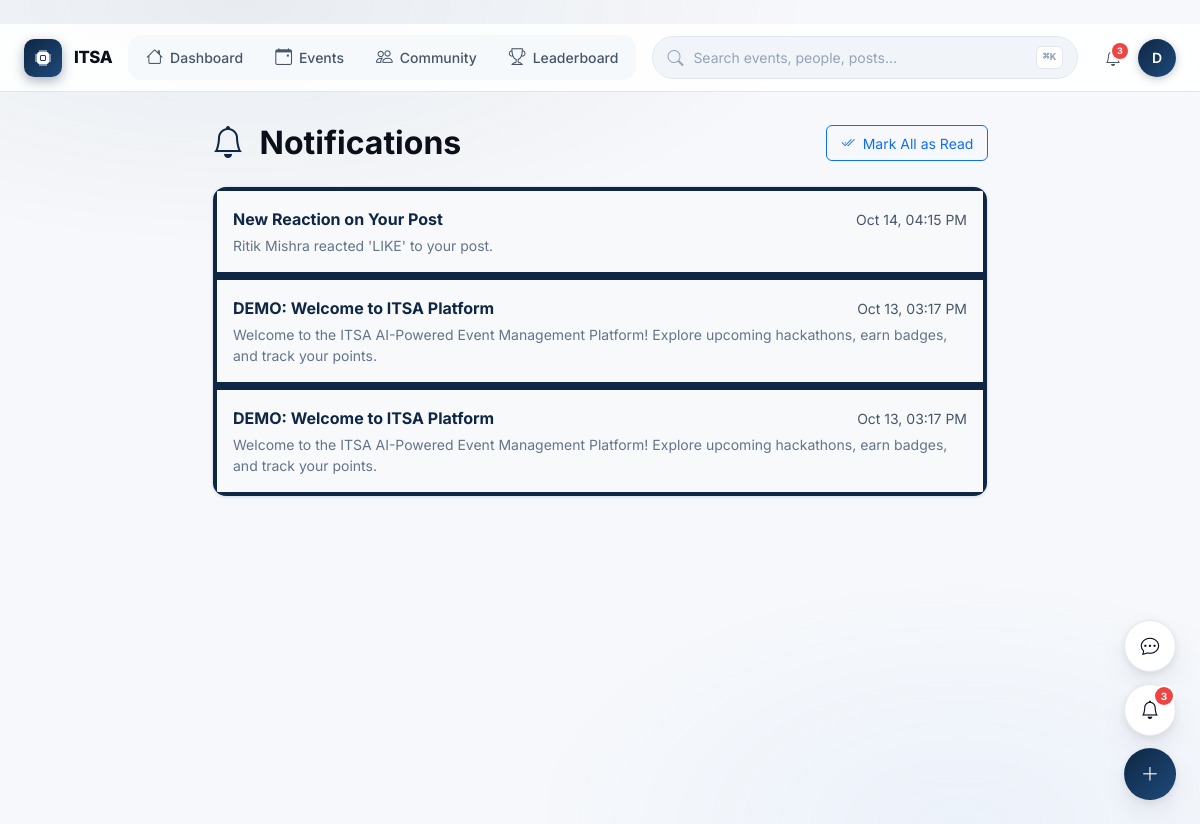
/coordinator/notifications (signed in), run on the app's committed database.
### app/models/user.py (models this page shows, shortened)
class User(UserMixin, db.Model):
    __tablename__ = 'users'
    id = db.Column(db.Integer, primary_key=True, autoincrement=True)
    email = db.Column(db.String(255), unique=True, nullable=False, index=True)
    password_hash = db.Column(db.String(255), nullable=False)
    full_name = db.Column(db.String(100), nullable=False)
    role = db.Column(db.Enum('STUDENT', 'COORDINATOR', 'ADMIN', name='user_roles'), default='STUDENT', nullable=False, index=True)
    is_active = db.Column(db.Boolean, default=True, nullable=False, index=True)
    is_suspended = db.Column(db.Boolean, default=False, nullable=False)
    profile_image = db.Column(db.String(255), nullable=True)
    created_at = db.Column(db.DateTime, default=datetime.utcnow, nullable=False)
    updated_at = db.Column(db.DateTime, default=datetime.utcnow, onupdate=datetime.utcnow, nullable=False)
    student_profile = db.relationship('StudentProfile', backref='user', uselist=False, cascade='all, delete-orphan')
    coordinator_profile = db.relationship('CoordinatorProfile', backref='user', uselist=False, cascade='all, delete-orphan')
    registrations = db.relationship('EventRegistration', backref='user', lazy='dynamic', cascade='all, delete-orphan')
    attendance_records = db.relationship('Attendance', foreign_keys='Attendance.user_id', backref='student', lazy='dynamic')
    scanned_attendances = db.relationship('Attendance', foreign_keys='Attendance.scanned_by', backref='coordinator', lazy='dynamic')
    certificates = db.relationship('Certificate', backref='user', lazy='dynamic', cascade='all, delete-orphan')
    feedback_submissions = db.relationship('Feedback', backref='user', lazy='dynamic', cascade='all, delete-orphan')
    posts = db.relationship('Post', backref='author', lazy='dynamic', cascade='all, delete-orphan')
    comments = db.relationship('Comment', backref='author', lazy='dynamic', cascade='all, delete-orphan')
    reactions = db.relationship('PostReaction', backref='user', lazy='dynamic', cascade='all, delete-orphan')
    saved_posts = db.relationship('SavedPost', backref='user', lazy='dynamic', cascade='all, delete-orphan')
    notifications = db.relationship('Notification', foreign_keys='Notification.user_id', backref='recipient', lazy='dynamic', cascade='all, delete-orphan')
    points_transactions = db.relationship('ItsaPoints', foreign_keys='ItsaPoints.user_id', backref='user', lazy='dynamic', cascade='all, delete-orphan')
    created_events = db.relationship('Event', backref='creator', lazy='dynamic')

### app/models/notification.py (models this page shows, shortened)
class Notification(db.Model):
    __tablename__ = 'notifications'
    id = db.Column(db.Integer, primary_key=True, autoincrement=True)
    user_id = db.Column(db.Integer, db.ForeignKey('users.id', ondelete='CASCADE'), nullable=False, index=True)
    type = db.Column(
        db.Enum('EVENT_REGISTRATION', 'EVENT_REMINDER', 'EVENT_CHANGE', 'EVENT_CANCELLED', 'CERTIFICATE_READY', 'POST_REACTION', 'POST_COMMENT', 'MENTION', 'ANNOUNCEMENT', 'SYSTEM', name='notification_types'),
        nullable=False
    )
    title = db.Column(db.String(200), nullable=False)
    message = db.Column(db.Text, nullable=False)
    is_read = db.Column(db.Boolean, default=False, nullable=False, index=True)
    related_event_id = db.Column(db.Integer, db.ForeignKey('events.id', ondelete='SET NULL'), nullable=True)
    related_post_id = db.Column(db.Integer, db.ForeignKey('posts.id', ondelete='SET NULL'), nullable=True)
    related_user_id = db.Column(db.Integer, db.ForeignKey('users.id', ondelete='SET NULL'), nullable=True)
    created_at = db.Column(db.DateTime, default=datetime.utcnow, nullable=False, index=True)

### app/routes/pages.py (the view)
@pages_bp.route('/notifications')
@pages_bp.route('/student/notifications')
@pages_bp.route('/coordinator/notifications')
@login_required
def notifications_page():
    notifs = Notification.query.filter_by(user_id=current_user.id).order_by(Notification.created_at.desc()).all()
    return render_template('student/notifications.html', notifications=notifs)

### app/templates/student/notifications.html (shortened to what this page needs)
﻿{% extends "base.html" %}
{% block content %}
<div class="container py-2" style="max-width: 800px;">
    <div class="d-flex justify-content-between align-items-center mb-4">
        <h2 class="fw-bold mb-0"><i class="bi bi-bell text-primary me-2"></i> Notifications</h2>
        <button id="btnReadAll" class="btn btn-sm btn-outline-primary"><i class="bi bi-check2-all me-1"></i> Mark All as Read</button>
    </div>
    <div class="card card-itsa overflow-hidden shadow-sm">
        <div class="list-group list-group-flush">
            {% if notifications %}
                {% for notif in notifications %}
                <div class="list-group-item p-3 border-bottom {% if not notif.is_read %}bg-light border-start border-primary border-4{% endif %}">
                    <div class="d-flex justify-content-between align-items-center mb-1">
                        <span class="fw-bold {% if not notif.is_read %}text-primary{% endif %}">{{ notif.title }}</span>
                        <small class="text-muted">{{ notif.created_at.strftime('%b %d, %I:%M %p') }}</small>
                    </div>
                    <p class="mb-0 text-secondary small">{{ notif.message }}</p>
                </div>
                {% endfor %}
            {% else %}
                <div class="text-center py-5 text-muted">
                    <i class="bi bi-bell-slash fs-1"></i>
                    <div class="mt-2">No notifications found.</div>
                </div>
            {% endif %}
        </div>
    </div>
</div>
{% endblock %}

### app/templates/partials/command-bar.html (shortened to what this page needs)
<header id="app-command-bar" role="banner">
  <a href="{% if current_user.role == 'ADMIN' %}{{ url_for('pages.admin_dashboard') }}{% elif current_user.role == 'COORDINATOR' %}{{ url_for('pages.coordinator_dashboard') }}{% else %}{{ url_for('pages.student_dashboard') }}{% endif %}" class="cmd-brand">
    <span class="cmd-brand-logo"><i class="bi bi-cpu-fill"></i></span>
    <span class="cmd-brand-text">ITSA</span>
  </a>
  <nav class="cmd-nav" aria-label="Primary">
    {% if current_user.role == 'ADMIN' %}
      <a href="{{ url_for('pages.admin_dashboard') }}"
         class="cmd-nav-link {% if request.endpoint == 'pages.admin_dashboard' %}active{% endif %}">
        <i class="bi bi-speedometer2"></i> Dashboard
      </a>
      <a href="{{ url_for('pages.admin_events') }}"
         class="cmd-nav-link {% if request.endpoint == 'pages.admin_events' %}active{% endif %}">
        <i class="bi bi-calendar-event"></i> Events
      </a>
      <a href="{{ url_for('pages.admin_users') }}"
         class="cmd-nav-link {% if request.endpoint == 'pages.admin_users' %}active{% endif %}">
        <i class="bi bi-people"></i> Users
      </a>
      <a href="{{ url_for('pages.admin_analytics') }}"
         class="cmd-nav-link {% if request.endpoint == 'pages.admin_analytics' %}active{% endif %}">
        <i class="bi bi-bar-chart"></i> Analytics
      </a>
    {% else %}
      <a href="{{ url_for('pages.student_dashboard') }}"
         class="cmd-nav-link {% if request.endpoint == 'pages.student_dashboard' %}active{% endif %}">
        <i class="bi bi-house"></i> Dashboard
      </a>
      <a href="{{ url_for('pages.events_page') }}"
         class="cmd-nav-link {% if request.endpoint == 'pages.events_page' %}active{% endif %}">
        <i class="bi bi-calendar-event"></i> Events
      </a>
      <a href="{{ url_for('pages.social_feed') }}"
         class="cmd-nav-link {% if request.endpoint == 'pages.social_feed' %}active{% endif %}">
        <i class="bi bi-people"></i> Community
      </a>
      <a href="{{ url_for('pages.leaderboard_page') }}"
         class="cmd-nav-link {% if request.endpoint == 'pages.leaderboard_page' %}active{% endif %}">
        <i class="bi bi-trophy"></i> Leaderboard
      </a>
    {% endif %}
  </nav>
  <button class="cmd-search" type="button" aria-label="Open command palette" data-cmd-palette-open>
    <i class="bi bi-search cmd-search-icon"></i>
    <span class="cmd-search-placeholder">Search events, people, posts…</span>
    <kbd class="cmd-search-kbd">⌘K</kbd>
  </button>
  <div class="cmd-actions">
    <a href="{{ url_for('pages.notifications_page') }}"
       class="cmd-icon-btn always-show"
       aria-label="Notifications"
       data-itsa-notifications>
      <i class="bi bi-bell"></i>
      {% if unread_notifications_count and unread_notifications_count > 0 %}
        <span class="notification-badge">{{ unread_notifications_count }}</span>
      {% endif %}
    </a>
    <div class="cmd-user-menu" id="cmd-user-menu">
      <button class="cmd-avatar-btn" aria-label="Account menu" type="button" id="cmd-user-toggle">
        {{ current_user.full_name[0]|upper if current_user.full_name else 'U' }}
      </button>
    </div>
  </div>
</header>

### app/static/css/components.css (style rules this page uses)
.btn-sm { padding: 0.4rem 0.85rem; font-size: 0.875rem; border-radius: var(--radius-sm); }

### app/static/css/main.css (style rules this page uses)
:root { --itsa-primary: var(--brand-500); --itsa-primary-dark: var(--brand-600); --itsa-primary-soft: var(--brand-50); --itsa-gold: #fbbf24; --itsa-gold-dark: #f59e0b; --itsa-gold-gradient: linear-gradient(135deg, #fbbf24 0%, #d97706 100%); --itsa-success: var(--success-solid); --itsa-danger: var(--danger-solid); --itsa-dark: var(--text-primary); --itsa-muted: var(--text-muted); --itsa-light-bg: var(--surface-canvas); --itsa-card-bg: var(--surface-card); --itsa-border: var(--border-subtle); --itsa-glass: var(--surface-glass); --itsa-glass-strong: var(--surface-glass-strong); --itsa-overlay: var(--surface-overlay); --itsa-glow: var(--shadow-glow); --itsa-glow-sm: var(--shadow-glow-sm); }
body { font-family: var(--font-sans); background-color: var(--surface-canvas); color: var(--text-primary); min-height: 100vh; display: flex; flex-direction: column; -webkit-font-smoothing: antialiased; -moz-osx-font-smoothing: grayscale; }
.card-itsa { border: 1px solid var(--border-subtle); border-radius: var(--radius-lg); background-color: var(--surface-card); color: var(--text-primary); box-shadow: 0 1px 2px rgba(0, 0, 0, 0.03), 0 1px 3px rgba(0, 0, 0, 0.04); transition: transform var(--dur-base) var(--ease-spring), box-shadow var(--dur-base), border-color var(--dur-base); }

### data on the page
User: full_name "D"
Notification: title "New Reaction on Your Post", created_at "Oct 14, 04:15 PM", message "Ritik Mishra reacted 'LIKE' to your post."
Notification: title "DEMO: Welcome to ITSA Platform", created_at "Oct 13, 03:17 PM", message "Welcome to the ITSA AI-Powered Event Management Platform! Explore upcoming hackathons, earn badges, and track your points."
Notification: title "DEMO: Welcome to ITSA Platform", created_at "Oct 13, 03:17 PM", message "Welcome to the ITSA AI-Powered Event Management Platform! Explore upcoming hackathons, earn badges, and track your points."

### other printed values
{{ unread_notifications_count }} "3"
